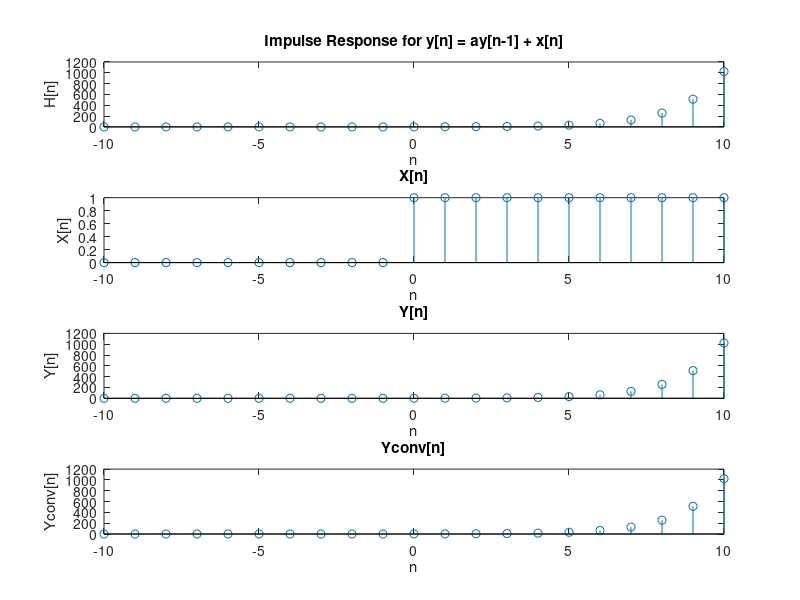

The MATLAB script that drew this image:
%Vincent Martin
%DSP MATLAB Assignment #1.


%%%% Part 1.
% y[n] = ay[n-1] + x[n]
% Set a to a value.
a = 2;

%Set a range for n.
n = -10:10;


%Define H
H = zeros(size(n));

%Fill up Y with zeros.
Y = zeros(size(n));

%Create H
for i1 = -10:10
    H(i1 + 11) = (a^i1)*(i1>=0);
end


%Create X
for i2 = -10:10
   X(i2 + 11) = (i2>=0);
end

%Create Y with Y[n]= aY[n-1] + x[n]
for n_index = -10:10

    %If n_index == 1 then we run into a problem where Y(n-1) = 0 that
    %causes us some problems. So we have to make some assumptions. Let's
    %assume that Y(1-1) == 0 as an initial condition.
    
    if(n_index == 1)
        Y(n_index + 11) = a*0 + X(n_index);
    end
    
    if(n_index > 1)
        Y(n_index + 11) = a*Y(n_index-1) + X(n_index);
    end
    
       
end


%Plotting Part 1.
%Plot H
subplot(4,1,1);
stem(n,H);
title('Impulse Response for y[n] = ay[n-1] + x[n]');
xlabel('n');
ylabel('H[n]');

%Plot X
subplot(4,1,2);
stem(n,X);
title('X[n]');
xlabel('n');
ylabel('X[n]');

%Plot Y
subplot(4,1,3);
stem(n,H);
title('Y[n]');
xlabel('n');
ylabel('Y[n]');

%%% Part 2. Convolution.

%Fill up Y with zeros.
Yconv = zeros(size(n));

%Flip X 
for m = 1:20
    X(m) = (m<=11);
end


Yconv(21) = H(21) * X(21);

for indexa = 1:22

    if(21-indexa == 0)
        Yconv(indexa) = H(indexa) * 0;
    end
    
    if(21-indexa > 0)
        Yconv(indexa) = H(indexa) * X(22 - indexa);
        %fprintf('Indexa: %f H: %f X: %f \n', indexa, H(indexa), X(22-indexa));
    end
    
    if(indexa == 21)
        Yconv(indexa) = H(indexa) * X(22 - indexa);
        %fprintf('Indexa: %f H: %f X: %f \n', indexa, H(indexa), X(22-indexa));
    end

end



%Plot Yconv
subplot(4,1,4);
stem(n,Yconv);
title('Yconv[n]');
xlabel('n');
ylabel('Yconv[n]');